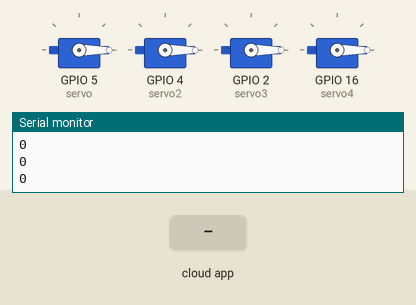
This sketch was run on a simulated ESP8266 (NodeMCU). Parts: 4 × servo, the last lines printed to the serial monitor. The test bench sets the inputs (shaded band). WiFi joins after 1.5 s; servers stay silent unless stated; the Firebase database answers and starts empty.

Above: at 3.7 s.
3.8 s: the phone or cloud app sets manuelotomatik to 1
5.6 s: the phone or cloud app sets acmakapama to 1
At 7.0 s:
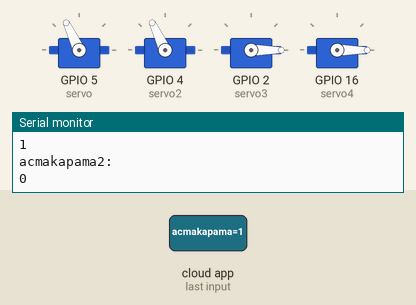
8.1 s: the phone or cloud app sets acmakapama2 to 1
At 10.8 s:
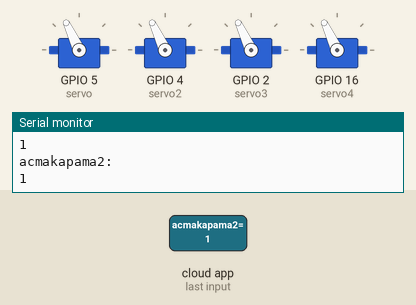
11.1 s: the phone or cloud app sets acmakapama to 0
At 11.9 s:
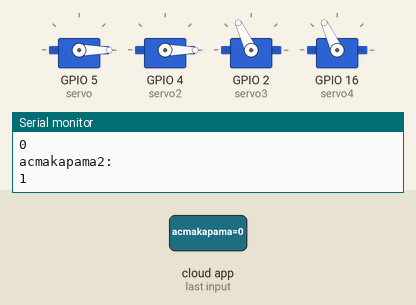
13.0 s: the phone or cloud app sets acmakapama2 to 0
At 16.4 s:
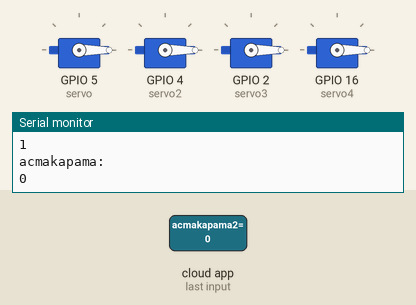
Timing chart, 0 to 17.0 s (numbered marks = the images above; inputs shaded):
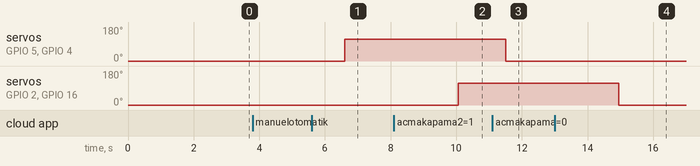

The sketch:

unoservo.ino
```cpp
#include <Servo.h>
#include "FirebaseESP8266.h"
#include <ESP8266WiFi.h>
#define FIREBASE_HOST "*******" // http:// veya https:// olmadan
#define FIREBASE_AUTH "******"
#define WIFI_SSID "****" //wifi_ad
#define WIFI_PASSWORD "****" //wifi_sifre
FirebaseData veritabanim;
Servo servo;
Servo servo2;
Servo servo3;
Servo servo4;  //servolar tanımlandı
int istenilen=0;
int acmakapama=0;
int acmakapama2=0;
void setup() {
servo.attach(5); //D1 pinine bağladık
servo.write(0);
servo2.attach(4); //D2 pinine bağladık
servo2.write(0);
servo3.attach(2); //D4 pinine bağladık
servo3.write(0);
servo4.attach(16); //D0 pinine bağladık
servo4.write(0);
 Serial.begin(9200);

  WiFi.begin(WIFI_SSID, WIFI_PASSWORD);// ağ bağlantısı
  Serial.print("Ağ Bağlantısı Oluşturuluyor");
  while (WiFi.status() != WL_CONNECTED)
  {
    Serial.print(".");
    delay(300);
  }
  Serial.println();
  Serial.print("IP adresine bağlanıldı: ");
  Serial.println(WiFi.localIP());
  Serial.println();


  //3. Firebase bağlantısı başlatılıyor

  Firebase.begin(FIREBASE_HOST, FIREBASE_AUTH);//firebase bağlantısı

  //4. Ağ bağlantısı kesilirse tekrar bağlanmasına izin veriyoruz
 Firebase.reconnectWiFi(true);
delay(1000);
}

void loop() {
  if(Firebase.getInt(veritabanim, "/manuelotomatik/manuelotomatik"))
  {
     istenilen=veritabanim.stringData().toInt();
     Serial.println(istenilen);

  }else{
    Serial.print("Str verisi çekilemedi, ");
    Serial.println(veritabanim.errorReason());
  }
 if(istenilen==1)
 {
   if(Firebase.getInt(veritabanim, "/acmakapama/acmakapama"))
  {
     acmakapama=veritabanim.stringData().toInt();
     Serial.println("acmakapama: ");
     Serial.println(acmakapama);

  }else{
    Serial.print("Str verisi çekilemedi, ");
    Serial.println(veritabanim.errorReason());
  }
  if(Firebase.getInt(veritabanim, "/acmakapama2/acmakapama2"))
  {
     acmakapama2=veritabanim.stringData().toInt();
     Serial.println("acmakapama2: ");
     Serial.println(acmakapama2);

  }else{
    Serial.print("Str verisi çekilemedi, ");
    Serial.println(veritabanim.errorReason());
  }
  if(acmakapama==1)
  {
    servo.write(115);
    servo2.write(115);
    delay(1000);
    }
  if(acmakapama==0)
  {
     servo.write(0);
    servo2.write(0);
    delay(1000);
    }
    if(acmakapama2==1)
  {
    servo3.write(115);
    servo4.write(115);
    delay(1000);
    }
  if(acmakapama2==0)
  {
     servo3.write(0);
    servo4.write(0);
    delay(1000);
    }
  }


}
```

Measured:
- after the input at 5.6 s, servo on GPIO 5 (servo), servo on GPIO 4 (servo2): 0° → 115° after 1.0 s
- after the input at 8.1 s, servo on GPIO 2 (servo3), servo on GPIO 16 (servo4): 0° → 115° after 2.0 s
- after the input at 11.1 s, servo on GPIO 5 (servo), servo on GPIO 4 (servo2): 115° → 0° after 0.41 s
- after the input at 13.0 s, servo on GPIO 2 (servo3), servo on GPIO 16 (servo4): 115° → 0° after 2.0 s
